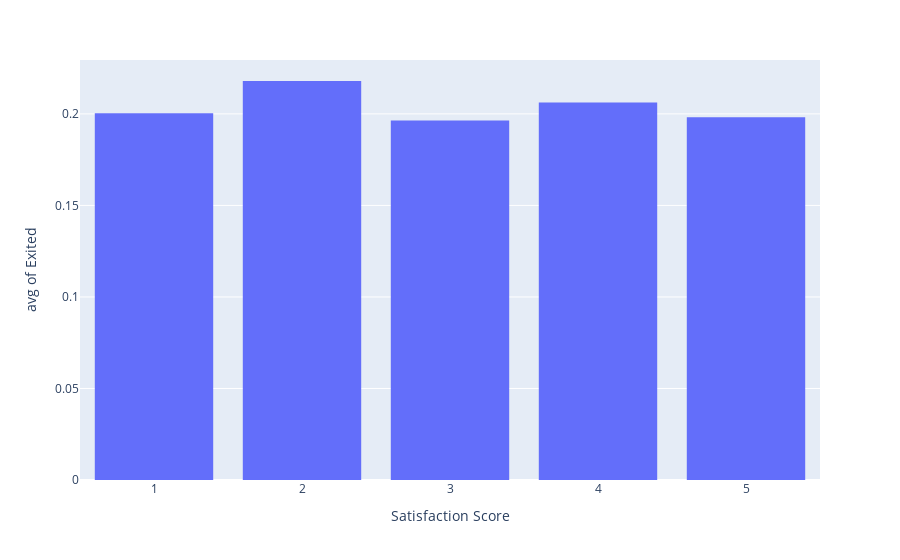

The notebook cell saved with this chart:
### Code cell
fig = px.histogram(df, x='Satisfaction Score', y='Exited', histfunc='avg', barmode='group')
fig.update_layout(bargap=0.2)
fig.show()

### Figure 1 — Plotly figure (JSON) as saved in the notebook; plotly's stock layout.template omitted (floating-point values rounded to 4 significant figures; data arrays with more than 128 entries replaced by an {"elided": "..."} marker saying what was removed)
{"data": [{"alignmentgroup": "True", "bingroup": "x", "histfunc": "avg", "hovertemplate": "Satisfaction Score=%{x}<br>avg of Exited=%{y}<extra></extra>", "legendgroup": "", "marker": {"color": "#636efa", "pattern": {"shape": ""}}, "name": "", "offsetgroup": "", "orientation": "v", "showlegend": false, "type": "histogram", "x": {"elided": "10000 int values"}, "xaxis": "x", "y": {"elided": "10000 int values"}, "yaxis": "y"}], "layout": {"bargap": 0.2, "barmode": "group", "legend": {"tracegroupgap": 0}, "margin": {"t": 60}, "xaxis": {"anchor": "y", "domain": [0, 1], "title": {"text": "Satisfaction Score"}}, "yaxis": {"anchor": "x", "domain": [0, 1], "title": {"text": "avg of Exited"}}}}
